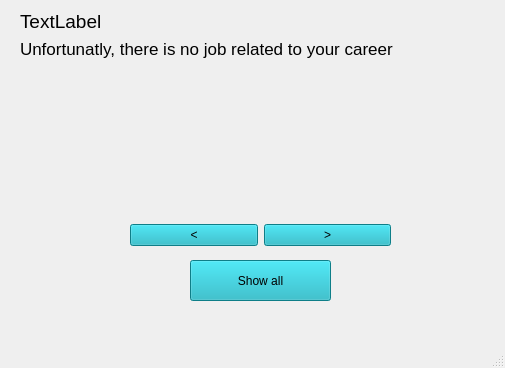
<?xml version="1.0" encoding="UTF-8"?>
<ui version="4.0">
 <class>ViewJobs_Person</class>
 <widget class="QMainWindow" name="ViewJobs_Person">
  <property name="geometry">
   <rect>
    <x>0</x>
    <y>0</y>
    <width>505</width>
    <height>368</height>
   </rect>
  </property>
  <property name="windowTitle">
   <string>MainWindow</string>
  </property>
  <property name="styleSheet">
   <string notr="true"/>
  </property>
  <widget class="QWidget" name="centralwidget">
   <widget class="QPushButton" name="pushButton_showAll">
    <property name="geometry">
     <rect>
      <x>190</x>
      <y>260</y>
      <width>141</width>
      <height>41</height>
     </rect>
    </property>
    <property name="styleSheet">
     <string notr="true">background-color: rgb(20,176,191);
</string>
    </property>
    <property name="text">
     <string>Show all</string>
    </property>
   </widget>
   <widget class="QWidget" name="layoutWidget">
    <property name="geometry">
     <rect>
      <x>20</x>
      <y>10</y>
      <width>461</width>
      <height>191</height>
     </rect>
    </property>
    <layout class="QVBoxLayout" name="verticalLayout">
     <item>
      <widget class="QLabel" name="label_Career">
       <property name="font">
        <font>
         <pointsize>14</pointsize>
        </font>
       </property>
       <property name="text">
        <string>TextLabel</string>
       </property>
      </widget>
     </item>
     <item>
      <widget class="QLabel" name="label_NoJob">
       <property name="font">
        <font>
         <pointsize>13</pointsize>
        </font>
       </property>
       <property name="text">
        <string>Unfortunatly, there is no job related to your career</string>
       </property>
      </widget>
     </item>
     <item>
      <widget class="QStackedWidget" name="stackedWidget">
       <property name="currentIndex">
        <number>-1</number>
       </property>
      </widget>
     </item>
    </layout>
   </widget>
   <widget class="QWidget" name="layoutWidget">
    <property name="geometry">
     <rect>
      <x>130</x>
      <y>220</y>
      <width>261</width>
      <height>31</height>
     </rect>
    </property>
    <layout class="QHBoxLayout" name="horizontalLayout">
     <item>
      <widget class="QPushButton" name="pushButton_prev">
       <property name="styleSheet">
        <string notr="true">background-color: rgb(20,176,191);
</string>
       </property>
       <property name="text">
        <string>&lt;</string>
       </property>
      </widget>
     </item>
     <item>
      <widget class="QPushButton" name="pushButton_next">
       <property name="styleSheet">
        <string notr="true">background-color: rgb(20,176,191);
</string>
       </property>
       <property name="text">
        <string>&gt;</string>
       </property>
      </widget>
     </item>
    </layout>
   </widget>
  </widget>
  <widget class="QMenuBar" name="menubar">
   <property name="geometry">
    <rect>
     <x>0</x>
     <y>0</y>
     <width>505</width>
     <height>24</height>
    </rect>
   </property>
  </widget>
  <widget class="QStatusBar" name="statusbar"/>
 </widget>
 <resources/>
 <connections/>
</ui>
